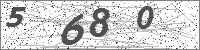
#> input picture pipeline1_splitting/training/processed/0.jpg, 200 x 50 px; its folder holds 4 pictures in this run
$ python ocr_3_image_crop.py
#> lines starting #> are read from the running program, lines starting #| are printed output that depends on the picture
from PIL import Image
import glob


# counter = 1
mode = 'training'

for file in glob.glob('./' + mode + '/processed/*.jpg') :
    path_parts = file.split('/')
    name_parts = path_parts[-1].split('.')
    name = name_parts[0]

    window = 0
    while window < 176 :
        window_size = 25
        frame_x1 = window
        frame_x2 = window + window_size
        window_name = name + '_' + str(frame_x1) + '_' + str(frame_x2) + '.jpg'
        # print(window_name)

        im = Image.open(file)
#> im is the input picture: PIL image 200x50 L; min 0, max 255, mean 209.4
        im_crop = im.crop((frame_x1, 0, frame_x2, 50))
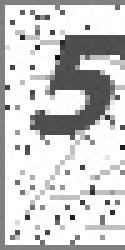
#> im_crop: PIL image 25x50 L (shown 5 times larger); min 16, max 255, mean 204.6
        im_crop.convert('L').save(mode + '/split/' + str(window_name), quality=95)

        window = window + 10
#> pass 2 of the loop `for file in glob.glob('./' + mode + '/processed/*.jpg') :`:
#> path_parts = ['.', 'training', 'processed', '1.jpg']
#> name_parts = ['1', 'jpg']
#> name = '1'
#> window_name = '1_0_25.jpg'
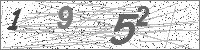
#> input picture pipeline1_splitting/training/processed/1.jpg, 200 x 50 px
#> im is the input picture: PIL image 200x50 L; min 5, max 255, mean 212
#> `im_crop = im.crop((frame_x1, 0, frame_x2, 50))`:
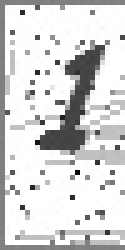
#> im_crop: PIL image 25x50 L (shown 5 times larger); min 5, max 255, mean 214.2
#> pass 3 of the loop `for file in glob.glob('./' + mode + '/processed/*.jpg') :`:
#> path_parts = ['.', 'training', 'processed', '10.jpg']
#> name_parts = ['10', 'jpg']
#> name = '10'
#> window_name = '10_0_25.jpg'
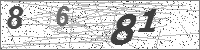
#> input picture pipeline1_splitting/training/processed/10.jpg, 200 x 50 px
#> im is the input picture: PIL image 200x50 L; min 4, max 255, mean 208.1
#> `im_crop = im.crop((frame_x1, 0, frame_x2, 50))`:
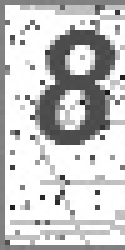
#> im_crop: PIL image 25x50 L (shown 5 times larger); min 26, max 255, mean 199.3
#> the loop made 4 passes; the first 3 are shown
